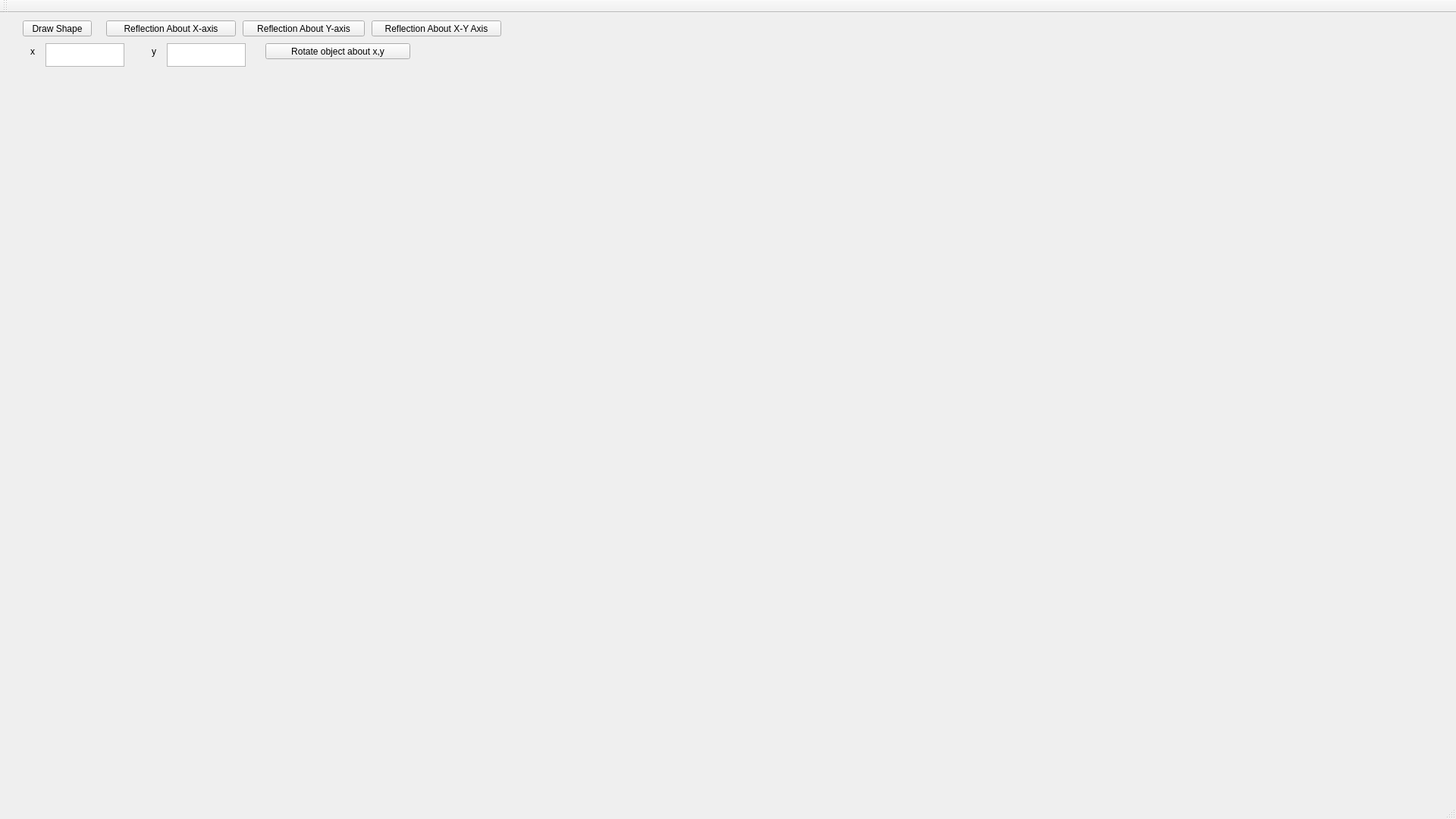
<?xml version="1.0" encoding="UTF-8"?>
<ui version="4.0">
 <class>MainWindow</class>
 <widget class="QMainWindow" name="MainWindow">
  <property name="geometry">
   <rect>
    <x>0</x>
    <y>0</y>
    <width>1920</width>
    <height>1080</height>
   </rect>
  </property>
  <property name="windowTitle">
   <string>MainWindow</string>
  </property>
  <widget class="QWidget" name="centralWidget">
   <widget class="QLabel" name="Canvas">
    <property name="geometry">
     <rect>
      <x>0</x>
      <y>80</y>
      <width>1280</width>
      <height>681</height>
     </rect>
    </property>
    <property name="text">
     <string/>
    </property>
   </widget>
   <widget class="QPushButton" name="DrawShape">
    <property name="geometry">
     <rect>
      <x>30</x>
      <y>10</y>
      <width>91</width>
      <height>21</height>
     </rect>
    </property>
    <property name="text">
     <string>Draw Shape</string>
    </property>
   </widget>
   <widget class="QPushButton" name="ReflectX">
    <property name="geometry">
     <rect>
      <x>140</x>
      <y>10</y>
      <width>171</width>
      <height>21</height>
     </rect>
    </property>
    <property name="text">
     <string>Reflection About X-axis</string>
    </property>
   </widget>
   <widget class="QPushButton" name="ReflectY">
    <property name="geometry">
     <rect>
      <x>320</x>
      <y>10</y>
      <width>161</width>
      <height>21</height>
     </rect>
    </property>
    <property name="text">
     <string>Reflection About Y-axis</string>
    </property>
   </widget>
   <widget class="QPushButton" name="ReflectXY">
    <property name="geometry">
     <rect>
      <x>490</x>
      <y>10</y>
      <width>171</width>
      <height>21</height>
     </rect>
    </property>
    <property name="text">
     <string>Reflection About X-Y Axis</string>
    </property>
   </widget>
   <widget class="QPushButton" name="RotateXY">
    <property name="geometry">
     <rect>
      <x>350</x>
      <y>40</y>
      <width>191</width>
      <height>21</height>
     </rect>
    </property>
    <property name="text">
     <string>Rotate object about x,y</string>
    </property>
   </widget>
   <widget class="QLabel" name="label_2">
    <property name="geometry">
     <rect>
      <x>40</x>
      <y>40</y>
      <width>16</width>
      <height>21</height>
     </rect>
    </property>
    <property name="text">
     <string>x</string>
    </property>
   </widget>
   <widget class="QLabel" name="label_3">
    <property name="geometry">
     <rect>
      <x>200</x>
      <y>40</y>
      <width>16</width>
      <height>21</height>
     </rect>
    </property>
    <property name="text">
     <string>y</string>
    </property>
   </widget>
   <widget class="QPlainTextEdit" name="text_x">
    <property name="geometry">
     <rect>
      <x>60</x>
      <y>40</y>
      <width>104</width>
      <height>31</height>
     </rect>
    </property>
   </widget>
   <widget class="QPlainTextEdit" name="text_y">
    <property name="geometry">
     <rect>
      <x>220</x>
      <y>40</y>
      <width>104</width>
      <height>31</height>
     </rect>
    </property>
   </widget>
  </widget>
  <widget class="QToolBar" name="mainToolBar">
   <attribute name="toolBarArea">
    <enum>TopToolBarArea</enum>
   </attribute>
   <attribute name="toolBarBreak">
    <bool>false</bool>
   </attribute>
  </widget>
  <widget class="QStatusBar" name="statusBar"/>
 </widget>
 <layoutdefault spacing="6" margin="11"/>
 <resources/>
 <connections/>
</ui>
